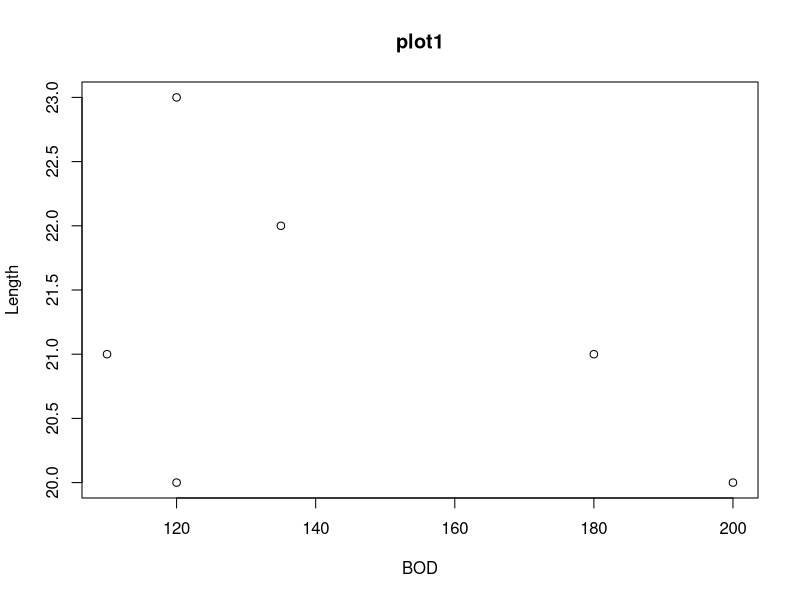
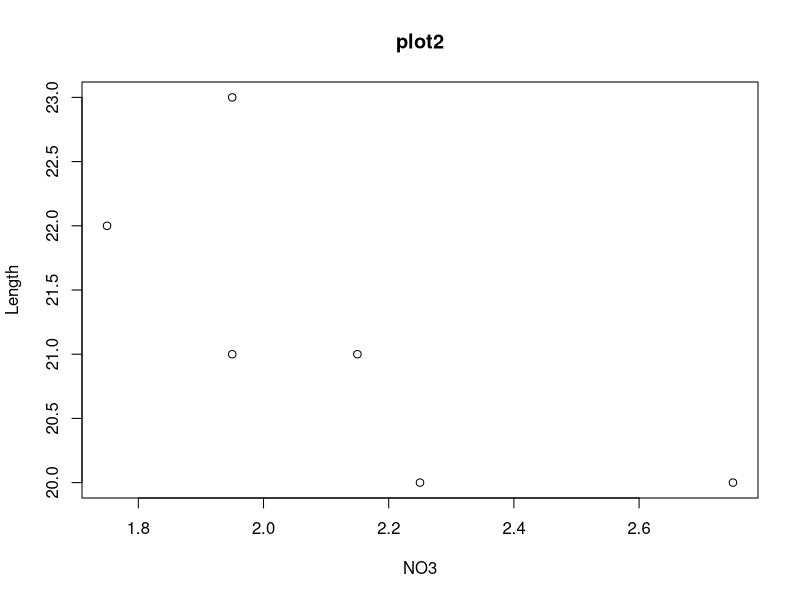

These figures' R source, in order:
Length<-c(20,21,22,23,21,20)
Speed<-c(12,14,12,16,20,21)
Algae<-c(40,45,45,80,75,65) 
NO3<-c(2.25,2.15,1.75,1.95,1.95,2.75)
BOD<-c(200,180,135,120,110,120)
mf<-data.frame(Length,Speed,Algae,NO3,BOD)
mf

plot(Length~BOD,data=mf, main='plot1')
plot.new()
plot.new()
plot(Length ~ NO3,data=mf,main='plot2')
